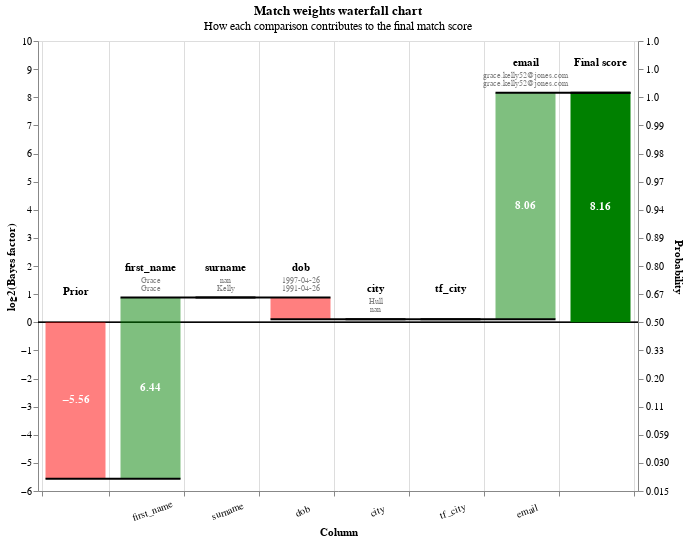

The code cell stored with this chart in its notebook:
### Markdown cell above
You can also view rows in this dataset as a waterfall chart as follows:

### Code cell
from splink.charts import waterfall_chart
records_to_plot = df_predictions.as_pandas_dataframe().head(5).to_dict(orient="records")
c = waterfall_chart(records_to_plot, linker.settings_obj, filter_nulls=False)

### Figure 1 — Vega-Lite specification as saved in the notebook (floating-point values rounded to 4 significant figures)
{"$schema": "https://vega.github.io/schema/vega-lite/v5.2.0.json", "height": 450, "resolve": {"axis": {"y": "independent"}}, "width": {"step": 75}, "data": {"values": [{"column_name": "Prior", "label_for_charts": "Starting match weight (prior)", "sql_condition": null, "log2_bayes_factor": -5.563, "bayes_factor": 0.02116, "comparison_vector_value": null, "m_probability": null, "u_probability": null, "bayes_factor_description": null, "value_l": "", "value_r": "", "term_frequency_adjustment": null, "bar_sort_order": 0, "record_number": 0}, {"column_name": "first_name", "label_for_charts": "Exact match", "sql_condition": "first_name_l = first_name_r", "log2_bayes_factor": 6.441, "bayes_factor": 86.91, "comparison_vector_value": 2, "m_probability": 0.5035, "u_probability": 0.005794, "bayes_factor_description": "If comparison level is `exact match` then comparison is 86.91 times more likely to be a match", "value_l": "Grace", "value_r": "Grace", "term_frequency_adjustment": false, "bar_sort_order": 1, "record_number": 0}, {"column_name": "surname", "label_for_charts": "Null", "sql_condition": "surname_l IS NULL OR surname_r IS NULL", "log2_bayes_factor": 0.0, "bayes_factor": 1.0, "comparison_vector_value": -1, "m_probability": null, "u_probability": null, "bayes_factor_description": "If comparison level is `null` then comparison is 1.00 times more likely to be a match", "value_l": "nan", "value_r": "Kelly", "term_frequency_adjustment": false, "bar_sort_order": 2, "record_number": 0}, {"column_name": "dob", "label_for_charts": "All other comparisons", "sql_condition": "ELSE", "log2_bayes_factor": -0.7763, "bayes_factor": 0.5839, "comparison_vector_value": 0, "m_probability": 0.5828, "u_probability": 0.9983, "bayes_factor_description": "If comparison level is `all other comparisons` then comparison is  1.71 times less likely to be a match", "value_l": "1997-04-26", "value_r": "1991-04-26", "term_frequency_adjustment": false, "bar_sort_order": 3, "record_number": 0}, {"column_name": "city", "label_for_charts": "Null", "sql_condition": "city_l IS NULL OR city_r IS NULL", "log2_bayes_factor": 0.0, "bayes_factor": 1.0, "comparison_vector_value": -1, "m_probability": null, "u_probability": null, "bayes_factor_description": "If comparison level is `null` then comparison is 1.00 times more likely to be a match", "value_l": "Hull", "value_r": "nan", "term_frequency_adjustment": false, "bar_sort_order": 4, "record_number": 0}, {"column_name": "tf_city", "label_for_charts": "Null", "sql_condition": "city_l IS NULL OR city_r IS NULL", "log2_bayes_factor": 0.0, "bayes_factor": 1.0, "comparison_vector_value": -1, "m_probability": null, "u_probability": null, "bayes_factor_description": "If comparison level is `null` then comparison is 1.00 times more likely to be a match", "value_l": "", "value_r": "", "term_frequency_adjustment": true, "bar_sort_order": 5, "record_number": 0}, {"column_name": "email", "label_for_charts": "Exact match", "sql_condition": "email_l = email_r", "log2_bayes_factor": 8.062, "bayes_factor": 267.2, "comparison_vector_value": 1, "m_probability": 0.5862, "u_probability": 0.002194, "bayes_factor_description": "If comparison level is `exact match` then comparison is 267.20 times more likely to be a match", "value_l": "grace.kelly52@jones.com", "value_r": "grace.kelly52@jones.com", "term_frequency_adjustment": false, "bar_sort_order": 6, "record_number": 0}, {"column_name": "Final score", "label_for_charts": "Final score", "sql_condition": null, "log2_bayes_factor": 8.164, "bayes_factor": 286.9, "comparison_vector_value": null, "m_probability": null, "u_probability": null, "bayes_factor_description": null, "value_l": "", "value_r": "", "term_frequency_adjustment": null, "bar_sort_order": 7, "record_number": 0}, {"column_name": "Prior", "label_for_charts": "Starting match weight (prior)", "sql_condition": null, "log2_bayes_factor": -5.563, "bayes_factor": 0.02116, "comparison_vector_value": null, "m_probability": null, "u_probability": null, "bayes_factor_description": null, "value_l": "", "value_r": "", "term_frequency_adjustment": null, "bar_sort_order": 0, "record_number": 1}, {"column_name": "first_name", "label_for_charts": "Exact match", "sql_condition": "first_name_l = first_name_r", "log2_bayes_factor": 6.441, "bayes_factor": 86.91, "comparison_vector_value": 2, "m_probability": 0.5035, "u_probability": 0.005794, "bayes_factor_description": "If comparison level is `exact match` then comparison is 86.91 times more likely to be a match", "value_l": "Evie", "value_r": "Evie", "term_frequency_adjustment": false, "bar_sort_order": 1, "record_number": 1}, {"column_name": "surname", "label_for_charts": "All other comparisons", "sql_condition": "ELSE", "log2_bayes_factor": -0.8616, "bayes_factor": 0.5504, "comparison_vector_value": 0, "m_probability": 0.5477, "u_probability": 0.9951, "bayes_factor_description": "If comparison level is `all other comparisons` then comparison is  1.82 times less likely to be a match", "value_l": "Dean", "value_r": "Jones", "term_frequency_adjustment": false, "bar_sort_order": 2, "record_number": 1}, {"column_name": "dob", "label_for_charts": "All other comparisons", "sql_condition": "ELSE", "log2_bayes_factor": -0.7763, "bayes_factor": 0.5839, "comparison_vector_value": 0, "m_probability": 0.5828, "u_probability": 0.9983, "bayes_factor_description": "If comparison level is `all other comparisons` then comparison is  1.71 times less likely to be a match", "value_l": "2015-03-03", "value_r": "2002-07-22", "term_frequency_adjustment": false, "bar_sort_order": 3, "record_number": 1}, {"column_name": "city", "label_for_charts": "Null", "sql_condition": "city_l IS NULL OR city_r IS NULL", "log2_bayes_factor": 0.0, "bayes_factor": 1.0, "comparison_vector_value": -1, "m_probability": null, "u_probability": null, "bayes_factor_description": "If comparison level is `null` then comparison is 1.00 times more likely to be a match", "value_l": "Pootsmruth", "value_r": "nan", "term_frequency_adjustment": false, "bar_sort_order": 4, "record_number": 1}, {"column_name": "tf_city", "label_for_charts": "Null", "sql_condition": "city_l IS NULL OR city_r IS NULL", "log2_bayes_factor": 0.0, "bayes_factor": 1.0, "comparison_vector_value": -1, "m_probability": null, "u_probability": null, "bayes_factor_description": "If comparison level is `null` then comparison is 1.00 times more likely to be a match", "value_l": "", "value_r": "", "term_frequency_adjustment": true, "bar_sort_order": 5, "record_number": 1}, {"column_name": "email", "label_for_charts": "All other comparisons", "sql_condition": "ELSE", "log2_bayes_factor": -1.27, "bayes_factor": 0.4147, "comparison_vector_value": 0, "m_probability": 0.4138, "u_probability": 0.9978, "bayes_factor_description": "If comparison level is `all other comparisons` then comparison is  2.41 times less likely to be a match", "value_l": "evihd56@earris-bailey.net", "value_r": "eviejones@brewer-sparks.org", "term_frequency_adjustment": false, "bar_sort_order": 6, "record_number": 1}, {"column_name": "Final score", "label_for_charts": "Final score", "sql_condition": null, "log2_bayes_factor": -2.029, "bayes_factor": 0.2451, "comparison_vector_value": null, "m_probability": null, "u_probability": null, "bayes_factor_description": null, "value_l": "", "value_r": "", "term_frequency_adjustment": null, "bar_sort_order": 7, "record_number": 1}, {"column_name": "Prior", "label_for_charts": "Starting match weight (prior)", "sql_condition": null, "log2_bayes_factor": -5.563, "bayes_factor": 0.02116, "comparison_vector_value": null, "m_probability": null, "u_probability": null, "bayes_factor_description": null, "value_l": "", "value_r": "", "term_frequency_adjustment": null, "bar_sort_order": 0, "record_number": 2}, {"column_name": "first_name", "label_for_charts": "Exact match", "sql_condition": "first_name_l = first_name_r", "log2_bayes_factor": 6.441, "bayes_factor": 86.91, "comparison_vector_value": 2, "m_probability": 0.5035, "u_probability": 0.005794, "bayes_factor_description": "If comparison level is `exact match` then comparison is 86.91 times more likely to be a match", "value_l": "Oliver", "value_r": "Oliver", "term_frequency_adjustment": false, "bar_sort_order": 1, "record_number": 2}, {"column_name": "surname", "label_for_charts": "All other comparisons", "sql_condition": "ELSE", "log2_bayes_factor": -0.8616, "bayes_factor": 0.5504, "comparison_vector_value": 0, "m_probability": 0.5477, "u_probability": 0.9951, "bayes_factor_description": "If comparison level is `all other comparisons` then comparison is  1.82 times less likely to be a match", "value_l": "Griffiths", "value_r": "Bird", "term_frequency_adjustment": false, "bar_sort_order": 2, "record_number": 2}, {"column_name": "dob", "label_for_charts": "All other comparisons", "sql_condition": "ELSE", "log2_bayes_factor": -0.7763, "bayes_factor": 0.5839, "comparison_vector_value": 0, "m_probability": 0.5828, "u_probability": 0.9983, "bayes_factor_description": "If comparison level is `all other comparisons` then comparison is  1.71 times less likely to be a match", "value_l": "1991-10-26", "value_r": "2000-02-27", "term_frequency_adjustment": false, "bar_sort_order": 3, "record_number": 2}, {"column_name": "city", "label_for_charts": "Null", "sql_condition": "city_l IS NULL OR city_r IS NULL", "log2_bayes_factor": 0.0, "bayes_factor": 1.0, "comparison_vector_value": -1, "m_probability": null, "u_probability": null, "bayes_factor_description": "If comparison level is `null` then comparison is 1.00 times more likely to be a match", "value_l": "Lunton", "value_r": "nan", "term_frequency_adjustment": false, "bar_sort_order": 4, "record_number": 2}, {"column_name": "tf_city", "label_for_charts": "Null", "sql_condition": "city_l IS NULL OR city_r IS NULL", "log2_bayes_factor": 0.0, "bayes_factor": 1.0, "comparison_vector_value": -1, "m_probability": null, "u_probability": null, "bayes_factor_description": "If comparison level is `null` then comparison is 1.00 times more likely to be a match", "value_l": "", "value_r": "", "term_frequency_adjustment": true, "bar_sort_order": 5, "record_number": 2}, {"column_name": "email", "label_for_charts": "All other comparisons", "sql_condition": "ELSE", "log2_bayes_factor": -1.27, "bayes_factor": 0.4147, "comparison_vector_value": 0, "m_probability": 0.4138, "u_probability": 0.9978, "bayes_factor_description": "If comparison level is `all other comparisons` then comparison is  2.41 times less likely to be a match", "value_l": "o.griffiths90@reyes-coleman.com", "value_r": "oliver.b@smith.net", "term_frequency_adjustment": false, "bar_sort_order": 6, "record_number": 2}, {"column_name": "Final score", "label_for_charts": "Final score", "sql_condition": null, "log2_bayes_factor": -2.029, "bayes_factor": 0.2451, "comparison_vector_value": null, "m_probability": null, "u_probability": null, "bayes_factor_description": null, "value_l": "", "value_r": "", "term_frequency_adjustment": null, "bar_sort_order": 7, "record_number": 2}, {"column_name": "Prior", "label_for_charts": "Starting match weight (prior)", "sql_condition": null, "log2_bayes_factor": -5.563, "bayes_factor": 0.02116, "comparison_vector_value": null, "m_probability": null, "u_probability": null, "bayes_factor_description": null, "value_l": "", "value_r": "", "term_frequency_adjustment": null, "bar_sort_order": 0, "record_number": 3}, {"column_name": "first_name", "label_for_charts": "Exact match", "sql_condition": "first_name_l = first_name_r", "log2_bayes_factor": 6.441, "bayes_factor": 86.91, "comparison_vector_value": 2, "m_probability": 0.5035, "u_probability": 0.005794, "bayes_factor_description": "If comparison level is `exact match` then comparison is 86.91 times more likely to be a match", "value_l": "Caleb", "value_r": "Caleb", "term_frequency_adjustment": false, "bar_sort_order": 1, "record_number": 3}, {"column_name": "surname", "label_for_charts": "All other comparisons", "sql_condition": "ELSE", "log2_bayes_factor": -0.8616, "bayes_factor": 0.5504, "comparison_vector_value": 0, "m_probability": 0.5477, "u_probability": 0.9951, "bayes_factor_description": "If comparison level is `all other comparisons` then comparison is  1.82 times less likely to be a match", "value_l": "Rwoe", "value_r": "Scott", "term_frequency_adjustment": false, "bar_sort_order": 2, "record_number": 3}, {"column_name": "dob", "label_for_charts": "All other comparisons", "sql_condition": "ELSE", "log2_bayes_factor": -0.7763, "bayes_factor": 0.5839, "comparison_vector_value": 0, "m_probability": 0.5828, "u_probability": 0.9983, "bayes_factor_description": "If comparison level is `all other comparisons` then comparison is  1.71 times less likely to be a match", "value_l": "1992-11-20", "value_r": "2000-12-10", "term_frequency_adjustment": false, "bar_sort_order": 3, "record_number": 3}, {"column_name": "city", "label_for_charts": "Null", "sql_condition": "city_l IS NULL OR city_r IS NULL", "log2_bayes_factor": 0.0, "bayes_factor": 1.0, "comparison_vector_value": -1, "m_probability": null, "u_probability": null, "bayes_factor_description": "If comparison level is `null` then comparison is 1.00 times more likely to be a match", "value_l": "Liverpool", "value_r": "nan", "term_frequency_adjustment": false, "bar_sort_order": 4, "record_number": 3}, {"column_name": "tf_city", "label_for_charts": "Null", "sql_condition": "city_l IS NULL OR city_r IS NULL", "log2_bayes_factor": 0.0, "bayes_factor": 1.0, "comparison_vector_value": -1, "m_probability": null, "u_probability": null, "bayes_factor_description": "If comparison level is `null` then comparison is 1.00 times more likely to be a match", "value_l": "", "value_r": "", "term_frequency_adjustment": true, "bar_sort_order": 5, "record_number": 3}, {"column_name": "email", "label_for_charts": "Null", "sql_condition": "email_l IS NULL OR email_r IS NULL", "log2_bayes_factor": 0.0, "bayes_factor": 1.0, "comparison_vector_value": -1, "m_probability": null, "u_probability": null, "bayes_factor_description": "If comparison level is `null` then comparison is 1.00 times more likely to be a match", "value_l": "nan", "value_r": "c.scott@brooks.com", "term_frequency_adjustment": false, "bar_sort_order": 6, "record_number": 3}, {"column_name": "Final score", "label_for_charts": "Final score", "sql_condition": null, "log2_bayes_factor": -0.7589, "bayes_factor": 0.5909, "comparison_vector_value": null, "m_probability": null, "u_probability": null, "bayes_factor_description": null, "value_l": "", "value_r": "", "term_frequency_adjustment": null, "bar_sort_order": 7, "record_number": 3}, {"column_name": "Prior", "label_for_charts": "Starting match weight (prior)", "sql_condition": null, "log2_bayes_factor": -5.563, "bayes_factor": 0.02116, "comparison_vector_value": null, "m_probability": null, "u_probability": null, "bayes_factor_description": null, "value_l": "", "value_r": "", "term_frequency_adjustment": null, "bar_sort_order": 0, "record_number": 4}, {"column_name": "first_name", "label_for_charts": "Exact match", "sql_condition": "first_name_l = first_name_r", "log2_bayes_factor": 6.441, "bayes_factor": 86.91, "comparison_vector_value": 2, "m_probability": 0.5035, "u_probability": 0.005794, "bayes_factor_description": "If comparison level is `exact match` then comparison is 86.91 times more likely to be a match", "value_l": "Darcy", "value_r": "Darcy", "term_frequency_adjustment": false, "bar_sort_order": 1, "record_number": 4}, {"column_name": "surname", "label_for_charts": "All other comparisons", "sql_condition": "ELSE", "log2_bayes_factor": -0.8616, "bayes_factor": 0.5504, "comparison_vector_value": 0, "m_probability": 0.5477, "u_probability": 0.9951, "bayes_factor_description": "If comparison level is `all other comparisons` then comparison is  1.82 times less likely to be a match", "value_l": "Bernass", "value_r": "Rhodes", "term_frequency_adjustment": false, "bar_sort_order": 2, "record_number": 4}, {"column_name": "dob", "label_for_charts": "All other comparisons", "sql_condition": "ELSE", "log2_bayes_factor": -0.7763, "bayes_factor": 0.5839, "comparison_vector_value": 0, "m_probability": 0.5828, "u_probability": 0.9983, "bayes_factor_description": "If comparison level is `all other comparisons` then comparison is  1.71 times less likely to be a match", "value_l": "1986-02-04", "value_r": "1979-01-14", "term_frequency_adjustment": false, "bar_sort_order": 3, "record_number": 4}, {"column_name": "city", "label_for_charts": "All other comparisons", "sql_condition": "ELSE", "log2_bayes_factor": -1.195, "bayes_factor": 0.4367, "comparison_vector_value": 0, "m_probability": 0.4126, "u_probability": 0.9449, "bayes_factor_description": "If comparison level is `all other comparisons` then comparison is  2.29 times less likely to be a match", "value_l": "Southampton", "value_r": "Birmingham", "term_frequency_adjustment": false, "bar_sort_order": 4, "record_number": 4}, {"column_name": "tf_city", "label_for_charts": "All other comparisons", "sql_condition": "ELSE", "log2_bayes_factor": 0.0, "bayes_factor": 1.0, "comparison_vector_value": 0, "m_probability": 0.4126, "u_probability": 0.9449, "bayes_factor_description": "If comparison level is `all other comparisons` then comparison is  2.29 times less likely to be a match", "value_l": "", "value_r": "", "term_frequency_adjustment": true, "bar_sort_order": 5, "record_number": 4}, {"column_name": "email", "label_for_charts": "All other comparisons", "sql_condition": "ELSE", "log2_bayes_factor": -1.27, "bayes_factor": 0.4147, "comparison_vector_value": 0, "m_probability": 0.4138, "u_probability": 0.9978, "bayes_factor_description": "If comparison level is `all other comparisons` then comparison is  2.41 times less likely to be a match", "value_l": "darcy.b@silva.com", "value_r": "drhodes16@johnson-robinson.com", "term_frequency_adjustment": false, "bar_sort_order": 6, "record_number": 4}, {"column_name": "Final score", "label_for_charts": "Final score", "sql_condition": null, "log2_bayes_factor": -3.224, "bayes_factor": 0.107, "comparison_vector_value": null, "m_probability": null, "u_probability": null, "bayes_factor_description": null, "value_l": "", "value_r": "", "term_frequency_adjustment": null, "bar_sort_order": 7, "record_number": 4}]}, "config": {"view": {"continuousWidth": 400, "continuousHeight": 300}}, "params": [{"name": "record_number", "value": 0, "bind": {"input": "range", "min": 0, "max": 4, "step": 1}, "description": "Filter by the interation number"}], "title": {"text": "Match weights waterfall chart", "subtitle": "How each comparison contributes to the final match score"}, "transform": [{"filter": "(datum.record_number == record_number)"}, {"window": [{"op": "sum", "field": "log2_bayes_factor", "as": "sum"}, {"op": "lead", "field": "column_name", "as": "lead"}], "frame": [null, 0]}, {"calculate": "datum.column_name === \"Final score\" ? datum.sum - datum.log2_bayes_factor : datum.sum", "as": "sum"}, {"calculate": "datum.lead === null ? datum.column_name : datum.lead", "as": "lead"}, {"calculate": "datum.column_name === \"Final score\" || datum.column_name === \"Prior match weight\" ? 0 : datum.sum - datum.log2_bayes_factor", "as": "previous_sum"}, {"calculate": "datum.sum > datum.previous_sum ? datum.column_name : \"\"", "as": "top_label"}, {"calculate": "datum.sum < datum.previous_sum ? datum.column_name : \"\"", "as": "bottom_label"}, {"calculate": "datum.sum > datum.previous_sum ? datum.sum : datum.previous_sum", "as": "sum_top"}, {"calculate": "datum.sum < datum.previous_sum ? datum.sum : datum.previous_sum", "as": "sum_bottom"}, {"calculate": "(datum.sum + datum.previous_sum) / 2", "as": "center"}, {"calculate": "(datum.log2_bayes_factor > 0 ? \"+\" : \"\") + datum.log2_bayes_factor", "as": "text_log2_bayes_factor"}, {"calculate": "datum.sum < datum.previous_sum ? 4 : -4", "as": "dy"}, {"calculate": "datum.sum < datum.previous_sum ? \"top\" : \"bottom\"", "as": "baseline"}, {"calculate": "1. / (1 + pow(2, -1.*datum.sum))", "as": "prob"}, {"calculate": "0*datum.sum", "as": "zero"}], "layer": [{"layer": [{"mark": "rule", "encoding": {"y": {"field": "zero", "type": "quantitative"}, "size": {"value": 0.5}, "color": {"value": "black"}}}, {"mark": {"type": "bar", "width": 60}, "encoding": {"color": {"condition": {"value": "red", "test": "(datum.log2_bayes_factor < 0)"}, "value": "green"}, "opacity": {"condition": {"value": 1, "test": "datum.column_name == 'Prior match weight' || datum.column_name == 'Final score'"}, "value": 0.5}, "tooltip": [{"type": "nominal", "field": "column_name", "title": "Comparison column"}, {"type": "nominal", "field": "value_l", "title": "Value (L)"}, {"type": "nominal", "field": "value_r", "title": "Value (R)"}, {"type": "ordinal", "field": "label_for_charts", "title": "Label"}, {"type": "nominal", "field": "sql_condition", "title": "SQL condition"}, {"type": "nominal", "field": "comparison_vector_value", "title": "Comparison vector value"}, {"type": "quantitative", "field": "bayes_factor", "title": "Bayes factor = m/u", "format": ",.4f"}, {"type": "quantitative", "field": "log2_bayes_factor", "title": "Match weight = log2(m/u)", "format": ",.4f"}, {"type": "quantitative", "field": "prob", "format": ".4f", "title": "Adjusted match score"}, {"type": "nominal", "field": "bayes_factor_description", "title": "Match weight description"}], "x": {"type": "nominal", "axis": {"labelExpr": "datum.value == 'Prior' || datum.value == 'Final score' ? '' : datum.value", "labelAngle": -20, "labelAlign": "center", "labelPadding": 10, "title": "Column", "grid": true, "tickBand": "extent"}, "field": "column_name", "sort": {"field": "bar_sort_order", "order": "ascending"}}, "y": {"type": "quantitative", "axis": {"grid": false, "orient": "left", "title": "log2(Bayes factor)"}, "field": "previous_sum"}, "y2": {"field": "sum"}}}, {"mark": {"type": "text", "fontWeight": "bold"}, "encoding": {"color": {"value": "white"}, "text": {"condition": {"type": "nominal", "field": "log2_bayes_factor", "format": ".2f", "test": "abs(datum.log2_bayes_factor) > 1"}, "value": ""}, "x": {"type": "nominal", "axis": {"labelAngle": 0, "title": "Column"}, "field": "column_name", "sort": {"field": "bar_sort_order", "order": "ascending"}}, "y": {"type": "quantitative", "axis": {"orient": "left"}, "field": "center"}}}, {"mark": {"type": "text", "baseline": "bottom", "dy": -25, "fontWeight": "bold"}, "encoding": {"color": {"value": "black"}, "text": {"type": "nominal", "field": "column_name"}, "x": {"type": "nominal", "axis": {"labelAngle": 0, "title": "Column"}, "field": "column_name", "sort": {"field": "bar_sort_order", "order": "ascending"}}, "y": {"type": "quantitative", "field": "sum_top"}}}, {"mark": {"type": "text", "baseline": "bottom", "fontSize": 8, "dy": -13}, "encoding": {"color": {"value": "grey"}, "text": {"type": "nominal", "field": "value_l"}, "x": {"type": "nominal", "axis": {"labelAngle": 0, "title": "Column"}, "field": "column_name", "sort": {"field": "bar_sort_order", "order": "ascending"}}, "y": {"type": "quantitative", "field": "sum_top"}}}, {"mark": {"type": "text", "baseline": "bottom", "fontSize": 8, "dy": -5}, "encoding": {"color": {"value": "grey"}, "text": {"type": "nominal", "field": "value_r"}, "x": {"type": "nominal", "axis": {"labelAngle": 0, "title": "Column"}, "field": "column_name", "sort": {"field": "bar_sort_order", "order": "ascending"}}, "y": {"type": "quantitative", "field": "sum_top"}}}]}, {"mark": {"type": "rule", "color": "black", "strokeWidth": 2, "x2Offset": 30, "xOffset": -30}, "encoding": {"x": {"type": "nominal", "axis": {"labelAngle": 0, "title": "Column"}, "field": "column_name", "sort": {"field": "bar_sort_order", "order": "ascending"}}, "x2": {"field": "lead"}, "y": {"type": "quantitative", "axis": {"labelExpr": "format(1 / (1 + pow(2, -1*datum.value)), '.2r')", "orient": "right", "title": "Probability"}, "field": "sum", "scale": {"zero": false}}}}]}
